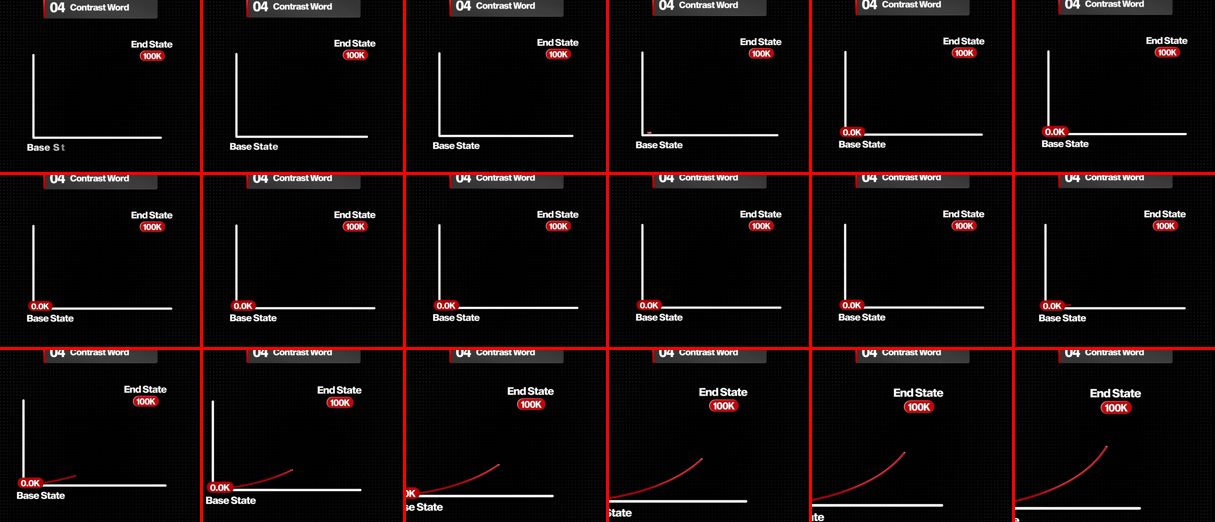
#> input picture packs/board-punchin-v1/evidence/12_B_chart_drawon.png, 1215 x 522 px
$ python usg_still.py ../packs/board-punchin-v1/evidence/12_B_chart_drawon.png
#> lines starting #> are read from the running program, lines starting #| are printed output that depends on the picture
#!/usr/bin/env python3
"""Panel-crop stats for ONE still — the frame-0 gate, without a render of the reel.

    python3 tools/usg_still.py out/125/hookA_f0.png [more.png ...]

Reports exactly what `look_audit` blocks on, on the PANEL CROP ONLY (1012x792 at
34,384), so the cream chassis and the caption band cannot carry a dark frame:

  LUMA   mean   >= 140 at FRAME 0 ONLY (THE-OPEN law 1). Body scenes want 70-105.
  SAT    share of pixels above 0.35 saturation, >= 34% (look_audit BODY_SAT)
  BLACK  luma p10, <= 35 (look_audit BODY_BLACK) — hierarchy needs darkness
  PLATE  largest connected bright (>=200) region as a share of the panel
"""
import sys
from PIL import Image
import colorsys

PANEL = (34, 384, 34 + 1012, 384 + 792)

for path in sys.argv[1:]:
    im = Image.open(path).convert("RGB").crop(PANEL)
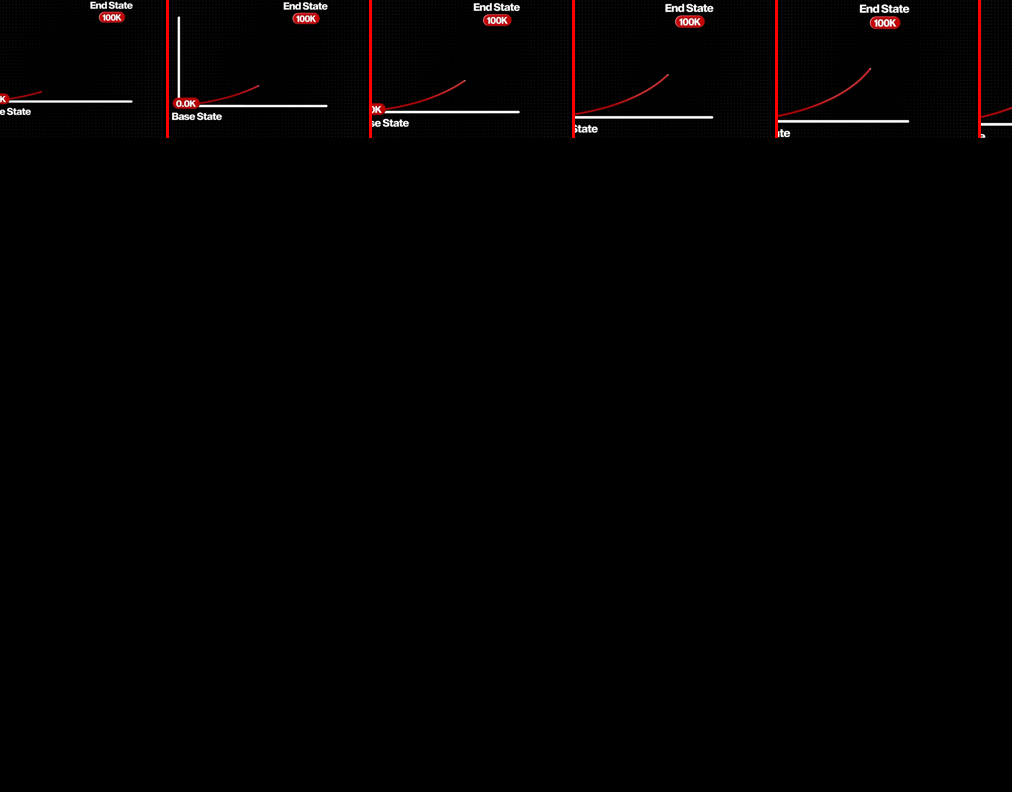
#> im: PIL image 1012x792 RGB; mean R, G, B 2.8, 1.7, 1.7
    px = im.resize((253, 198)).load()
    L, S = [], 0
    n = 0
    for y in range(198):
        for x in range(253):
            r, g, b = px[x, y]
            l = 0.299 * r + 0.587 * g + 0.114 * b
            L.append(l)
            mx, mn = max(r, g, b), min(r, g, b)
            if mx and (mx - mn) / mx >= 0.35:
                S += 1
            n += 1
#> after the loop, L = 50094 items; S = 1125; n = 50094
    L.sort()
    mean = sum(L) / n
#> mean = 2.05
    p10 = L[int(n * 0.10)]
#> p10 = 0
    bright = sum(1 for l in L if l >= 200) / n
#> bright = 9.98e-05
    print(f"{path.split('/')[-1]:22s} LUMA {mean:6.1f}  SAT {100*S/n:5.1f}%  "
          f"BLACK(p10) {p10:5.1f}  BRIGHT>=200 {100*bright:5.1f}%")
#| 12_B_chart_drawon.png  LUMA    2.0  SAT   2.2%  BLACK(p10)   0.0  BRIGHT>=200   0.0%

$ run again, on packs/board-punchin-v1/evidence/03_B_contactsheet_0-31s.png
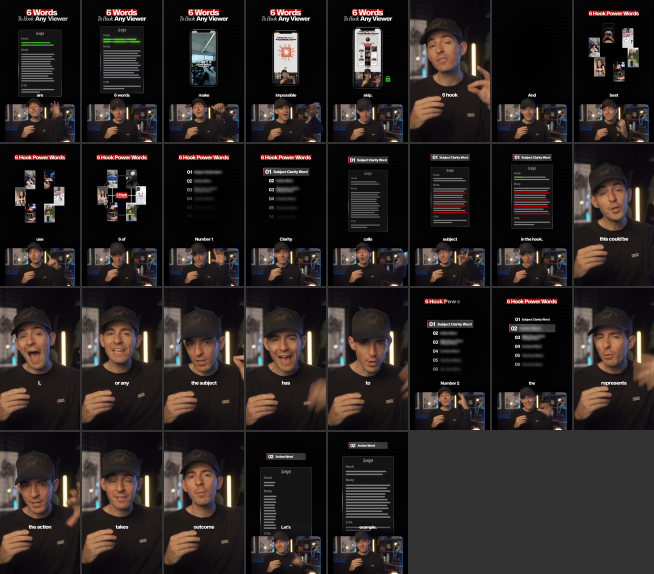
#> input picture packs/board-punchin-v1/evidence/03_B_contactsheet_0-31s.png, 1308 x 1148 px (shown at 1/2 size)
#> `im = Image.open(path).convert("RGB").crop(PANEL)`:
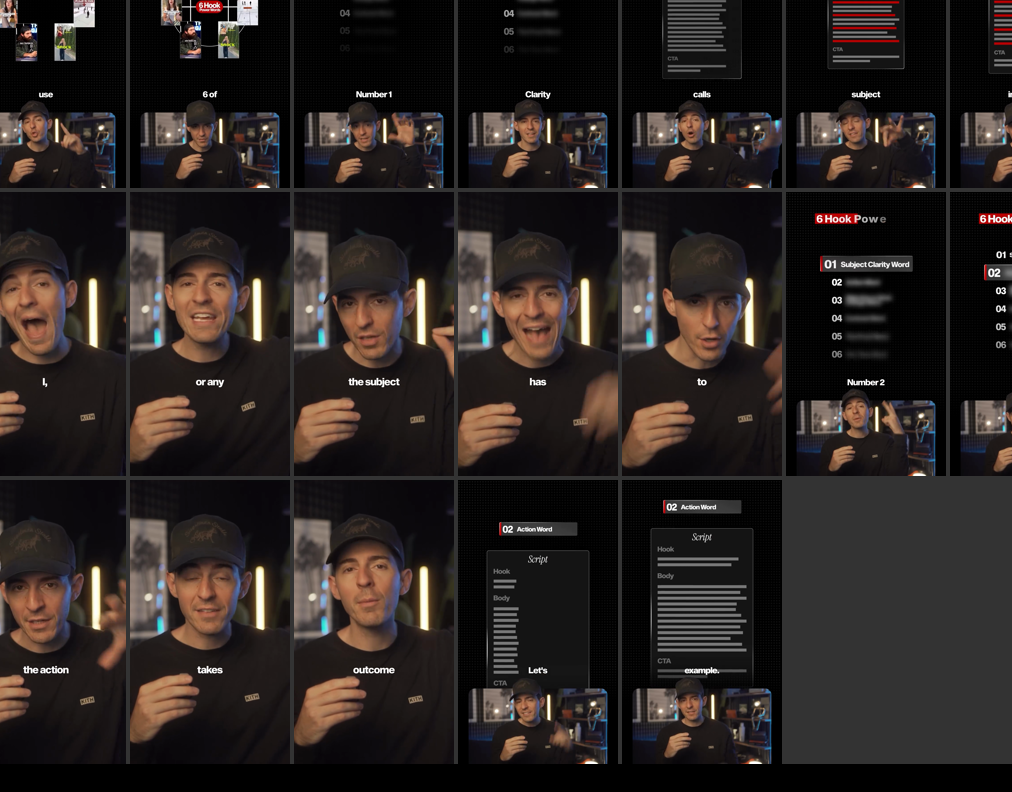
#> im: PIL image 1012x792 RGB; mean R, G, B 42.3, 35.7, 33.6
#> after the loop `for y in range(198):`: L = 50094 items; S = 7743; n = 50094
#> mean = 37.49
#> p10 = 2
#> bright = 0.00449
#| 03_B_contactsheet_0-31s.png LUMA   37.5  SAT  15.5%  BLACK(p10)   2.0  BRIGHT>=200   0.4%

$ run again, on packs/board-punchin-v1/evidence/04_B_contactsheet_70-99s.png
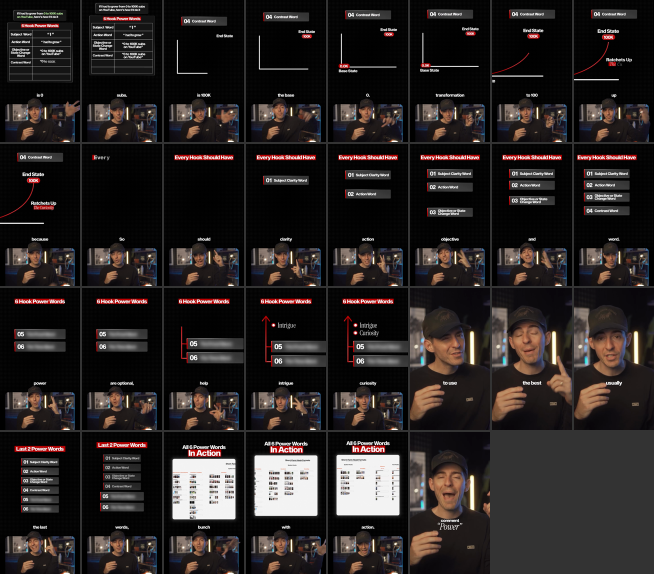
#> input picture packs/board-punchin-v1/evidence/04_B_contactsheet_70-99s.png, 1308 x 1148 px (shown at 1/2 size)
#> `im = Image.open(path).convert("RGB").crop(PANEL)`:
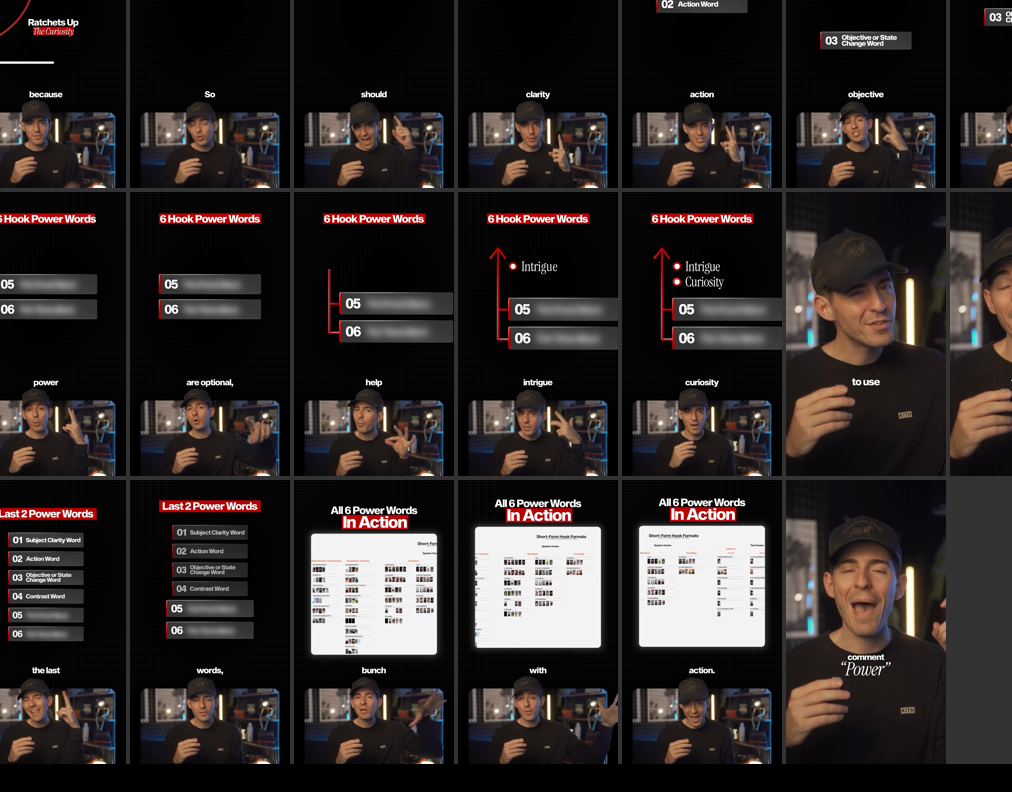
#> im: PIL image 1012x792 RGB; mean R, G, B 46.7, 41.1, 40
#> after the loop `for y in range(198):`: L = 50094 items; S = 6831; n = 50094
#> mean = 42.74
#> p10 = 1
#> bright = 0.0494
#| 04_B_contactsheet_70-99s.png LUMA   42.7  SAT  13.6%  BLACK(p10)   1.0  BRIGHT>=200   4.9%
